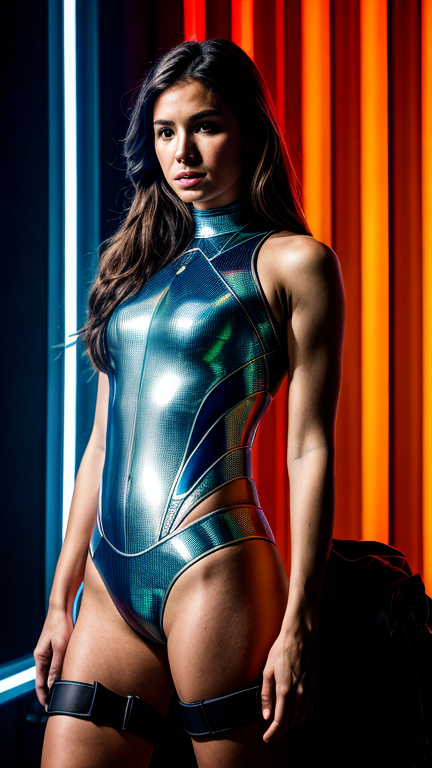
#> input picture notebooks/data/testosterone/scene_1_1.png, 432 x 768 px; its folder holds only this picture in this run
$ jupyter execute --allow-errors AnimationArtist.ipynb
#> lines starting #> are read from the running program, lines starting #| are printed output that depends on the picture; long printed decimals are rounded
### Given a topic research the latest news

[cell 1]
from dotenv import load_dotenv

load_dotenv()

[cell 2]
from PIL import Image
from math import sqrt
import numpy as np
import os
from skimage.color import rgb2gray
from skimage.feature import ORB
import matplotlib.pyplot as plt
import matplotlib.image as mpimg
import matplotlib.patches as patches

[cell 3]
def find_regions_of_interest(image_path, box1, box2):
    # Open the image file
#> called with image_path = './data/testosterone/scene_1_1.png', box1 = 350, box2 = 350
    img = Image.open(image_path)

    # Convert the image to grayscale
    img_gray = rgb2gray(np.array(img))
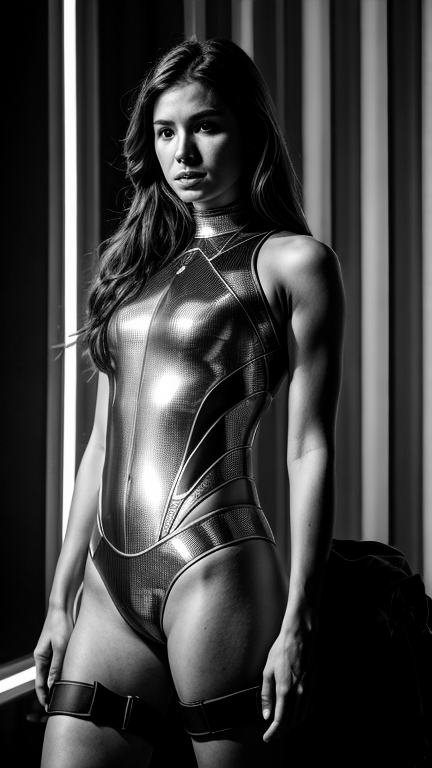
#> img_gray: shape (768, 432) float64; min 0, max 1, mean 0.25

    # Get image dimensions
    img_height, img_width = img_gray.shape
#> img_height = 768; img_width = 432

    # Initialize ORB detector
    orb = ORB(n_keypoints=200)

    # Detect keypoints in the image
    orb.detect_and_extract(img_gray)

    # Extract coordinates of detected keypoints
    keypoints = orb.keypoints

    # Initialize an empty array to count keypoints
    keypoint_counts_box1 = np.zeros((img_height - box1 + 1, img_width - box1 + 1))
    keypoint_counts_box2 = np.zeros((img_height - box2 + 1, img_width - box2 + 1))

    # Count keypoints in each window
    for y, x in keypoints:
        for i in range(
            max(0, int(y) - box1 + 1), min(int(y) + 1, img_height - box1 + 1)
        ):
            for j in range(
                max(0, int(x) - box1 + 1), min(int(x) + 1, img_width - box1 + 1)
            ):
                keypoint_counts_box1[i, j] += 1

        for i in range(
            max(0, int(y) - box2 + 1), min(int(y) + 1, img_height - box2 + 1)
        ):
            for j in range(
                max(0, int(x) - box2 + 1), min(int(x) + 1, img_width - box2 + 1)
            ):
                keypoint_counts_box2[i, j] += 1

    # Find the window with the highest concentration of keypoints
    max_keypoints_y_box1, max_keypoints_x_box1 = np.unravel_index(
        keypoint_counts_box1.argmax(), keypoint_counts_box1.shape
    )

    # Calculate the window's pixel coordinates
    window_top_box1 = max_keypoints_y_box1
    window_left_box1 = max_keypoints_x_box1
    window_bottom_box1 = max_keypoints_y_box1 + box1
    window_right_box1 = max_keypoints_x_box1 + box1

    # Remove the overlapping region in the keypoint_counts_box2
    keypoint_counts_box2[
        max(0, window_top_box1 - box2) : min(img_height - box2 + 1, window_bottom_box1),
        max(0, window_left_box1 - box2) : min(img_width - box2 + 1, window_right_box1),
    ] = 0

    # Find the window with the highest concentration of keypoints in the updated keypoint_counts_box2
    max_keypoints_y_box2, max_keypoints_x_box2 = np.unravel_index(
        keypoint_counts_box2.argmax(), keypoint_counts_box2.shape
    )

    # Calculate the window's pixel coordinates
    window_top_box2 = max_keypoints_y_box2
    window_left_box2 = max_keypoints_x_box2
    window_bottom_box2 = max_keypoints_y_box2 + box2
    window_right_box2 = max_keypoints_x_box2 + box2

    # Calculate the center points of the regions
    center_box1 = (
        (window_left_box1 + window_right_box1) // 2,
        (window_top_box1 + window_bottom_box1) // 2,
    )
    center_box2 = (
        (window_left_box2 + window_right_box2) // 2,
        (window_top_box2 + window_bottom_box2) // 2,
    )

    return center_box1, center_box2

[cell 4]
# directory containing your images
image_dir = "./data/testosterone/"

# get list of all image filenames
image_filenames = [
    f for f in os.listdir(image_dir) if f.endswith((".png", ".jpg", ".jpeg"))
]

# load all images
images = [mpimg.imread(os.path.join(image_dir, f)) for f in image_filenames]

# create a grid of images
fig, axes = plt.subplots(nrows=2, ncols=6, figsize=(10, 6))

#> (the rest of this cell did not finish here and is left out)

[cell 5]
image_filenames

[cell 6]
# Test images are not upscaled so boxes are smaller
box1 = 350
box2 = 350
image_pois = []

[cell 7]
# Collect points of interest
for i, fn in enumerate(image_filenames):
    image_path = f"{image_dir}{fn}"

    center_box1, center_box2 = find_regions_of_interest(image_path, box1, box2)
    image_pois.append([center_box1, center_box2])

image_pois

[cell 8]
# load all images
# images = [mpimg.imread(os.path.join(image_dir, f)) for f in image_filenames]

# create a grid of images
fig, axes = plt.subplots(nrows=2, ncols=6, figsize=(10, 6))

#> (the rest of this cell did not finish here and is left out)

[cell 9]
# [45 lines left out: function generate_aicp_ffmpeg_command, not called in this run]

[cell 10]
def generate_out_ffmpeg_command(
    input_image_path,
    start_coordinates,
    end_coordinates,
    zoom_factor,
    output_video_path,
    duration=3,
    fps=60,
):
    """
    This function generates an ffmpeg command to create a video with camera movement from point A to point B.

    Parameters:
    input_image_path (str): The path to the input image.
    start_coordinates (tuple): The starting coordinates (x, y).
    end_coordinates (tuple): The ending coordinates (x, y).
    zoom_factor (float): The zoom factor. Positive values zoom in, negative values zoom out.
    duration (int): The duration of the video in seconds.
    fps (int): The frames per second of the output video.
    output_video_path (str): The path to the output video.

    Returns:
    str: The ffmpeg command.
    """
#> called with input_image_path = './data/testosterone/scene_1_1.png', start_coordinates = (175, 205), end_coordinates = (175, 563), zoom_factor = -0.003, output_video_path = './temp/0.mp4', duration = 1.5, fps = 60

    # get the resolution of the input image
    with Image.open(input_image_path) as img:
        width, height = img.size
#> width = 432; height = 768

    # extract start and end coordinates
    start_x, start_y = start_coordinates
    end_x, end_y = end_coordinates

    # calculate x and y movements
    x_movement = (end_x - start_x) / (duration * fps)
    y_movement = (end_y - start_y) / (duration * fps)

    # understand the aspect ratio of the image
    if width > height:
        aspect_ratio = width / height
    else:
        aspect_ratio = height / width
#> aspect_ratio = 1.78

    # try to understand how much movement is to happen for this clip
    movement_factor = sqrt((end_x - start_x) ** 2 + (end_y - start_y) ** 2) / (
        fps * duration
    )

    # reduce factor for long movements
    if movement_factor > 0.9:
        movement_factor = movement_factor / aspect_ratio
#> movement_factor = 2.24

    # initial zoom padding when zooming out
    zoom_padding = (abs(zoom_factor) * movement_factor) * (fps * duration)
#> zoom_padding = 0.604

    print(
        f"OUT: {output_video_path}, ASPECT: {aspect_ratio}, PADDING: {zoom_padding}, MOVE: {movement_factor}, X: {x_movement}, Y: {y_movement}"
    )
#| OUT: ./temp/0.mp4, ASPECT: 1.778, PADDING: 0.6041, MOVE: 2.238, X: 0.0, Y: 3.978

    if zoom_factor < 0:  # zoom out
        command = (
            f"ffmpeg -loop 1 -i {input_image_path} -vf "
            f"\"zoompan=z='if(eq(zoom,1.0),zoom+{zoom_padding},zoom+{zoom_factor})':x='x+{x_movement}':y='y+{y_movement}':d={duration*fps}\" "
            f"-c:v libx264 -r {fps} -s {width}x{height} -pix_fmt yuv420p -t {duration} {output_video_path}"
        )
    else:  # zoom in
        command = (
            f"ffmpeg -loop 1 -i {input_image_path} -vf "
            f"\"zoompan=z='min(zoom+{zoom_factor},zoom+{zoom_padding})':x='x+{x_movement}':y='y+{y_movement}':d={duration*fps}\" "
            f"-c:v libx264 -r {fps} -s {width}x{height} -pix_fmt yuv420p -t {duration} {output_video_path}"
        )
    return command


$ run again, on notebooks/data/testosterone/scene_1_5.png
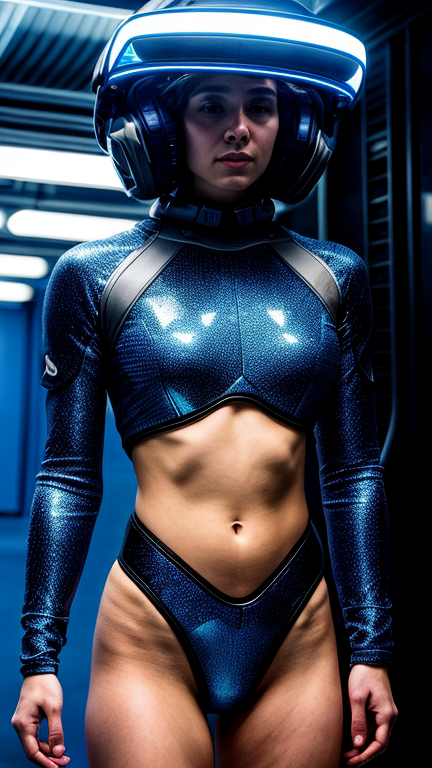
#> input picture notebooks/data/testosterone/scene_1_5.png, 432 x 768 px
#> in find_regions_of_interest, `img_gray = rgb2gray(np.array(img))`:
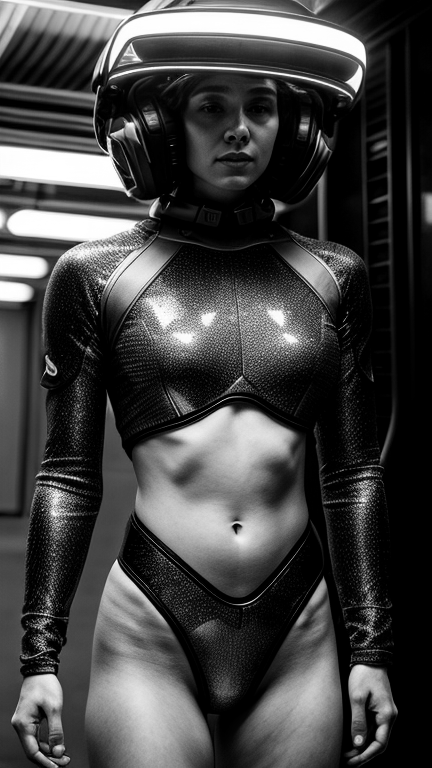
#> img_gray: shape (768, 432) float64; min 0, max 1, mean 0.262
#| OUT: ./temp/0.mp4, ASPECT: 1.778, PADDING: 0.6128, MOVE: 2.270, X: 0.1222, Y: 4.033

$ run again, on notebooks/data/testosterone/scene_1_6.png
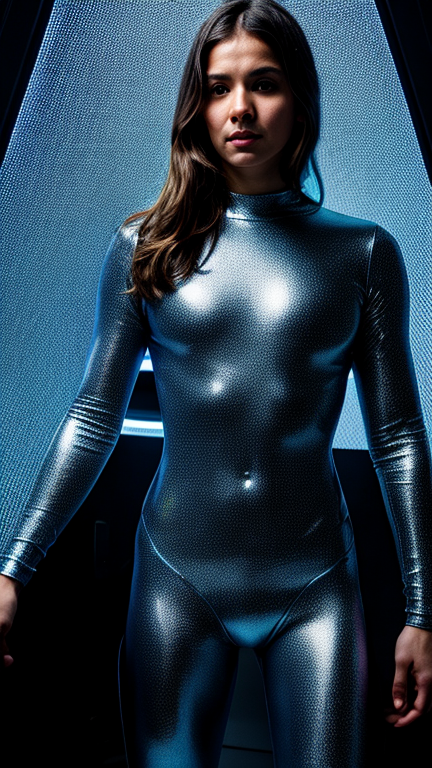
#> input picture notebooks/data/testosterone/scene_1_6.png, 432 x 768 px
#> in find_regions_of_interest, `img_gray = rgb2gray(np.array(img))`:
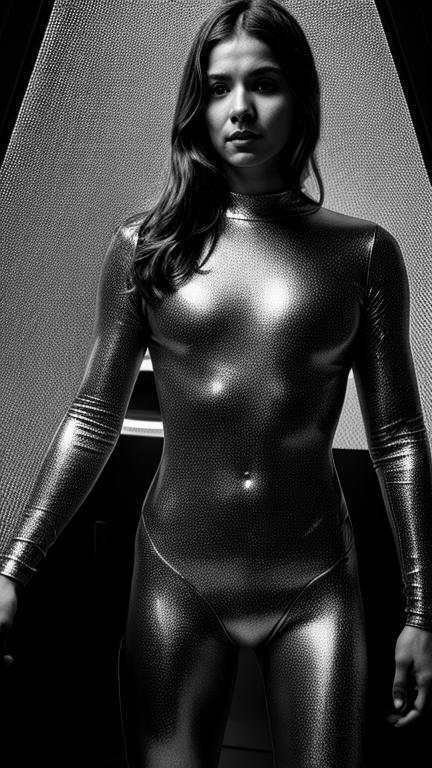
#> img_gray: shape (768, 432) float64; min 0, max 1, mean 0.225
#| OUT: ./temp/0.mp4, ASPECT: 1.778, PADDING: 0.2095, MOVE: 0.7761, X: -0.7, Y: -1.189

$ run again, on notebooks/data/testosterone/scene_1_7.png
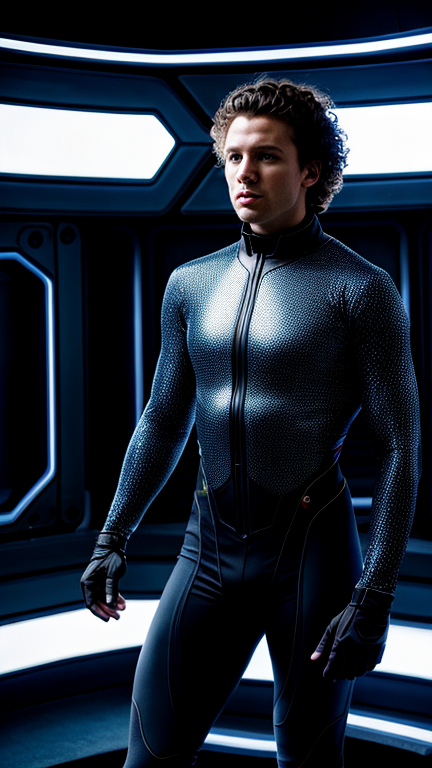
#> input picture notebooks/data/testosterone/scene_1_7.png, 432 x 768 px
#> in find_regions_of_interest, `img_gray = rgb2gray(np.array(img))`:
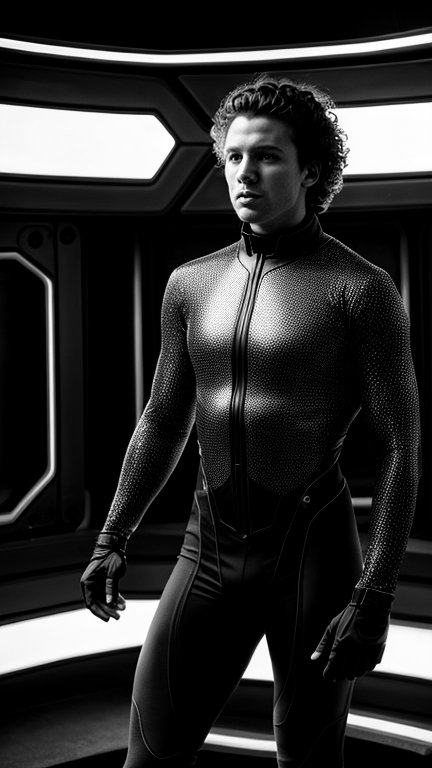
#> img_gray: shape (768, 432) float64; min 0, max 1, mean 0.182
#| OUT: ./temp/0.mp4, ASPECT: 1.778, PADDING: 0.6648, MOVE: 2.462, X: -0.3, Y: -4.367

$ run again, on notebooks/data/testosterone/scene_1_2.png
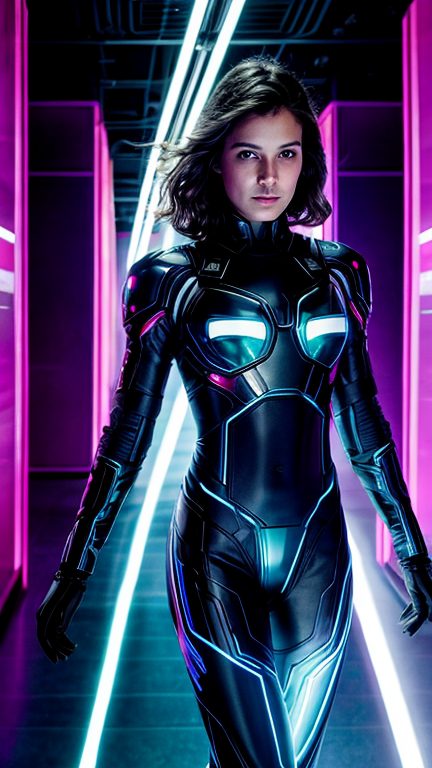
#> input picture notebooks/data/testosterone/scene_1_2.png, 432 x 768 px
#> in find_regions_of_interest, `img_gray = rgb2gray(np.array(img))`:
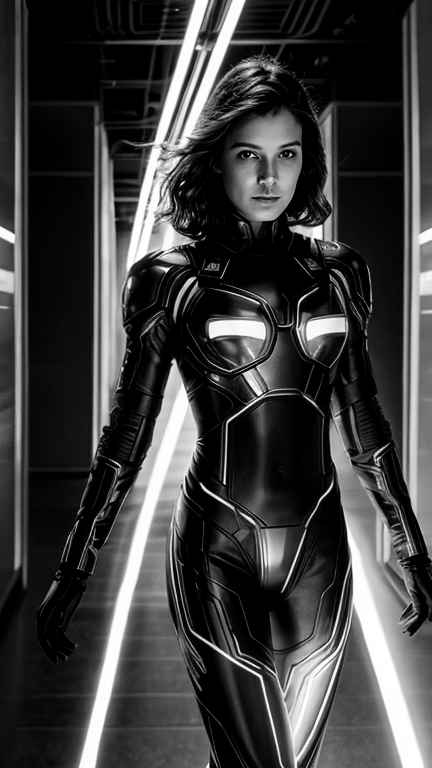
#> img_gray: shape (768, 432) float64; min 0, max 1, mean 0.246
#| OUT: ./temp/0.mp4, ASPECT: 1.778, PADDING: 0.2387, MOVE: 0.884, X: -0.3444, Y: -1.533
